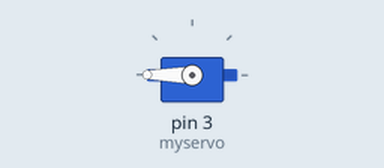
Recording of a sketch running on a simulated Arduino Uno, built with avr-gcc and run on an emulated ATmega328P. On the bench: servo.

Above: at 0.05 s.
Timing chart, 0 to 4.6 s (numbered marks = the images above):
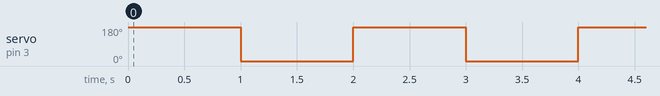

The sketch:

servotest.ino
```cpp
#include <Servo.h>

Servo myservo;

char user_input ;

void setup() {
  Serial.begin(9600);
  myservo.attach(3); // กำหนดขา 5 ของ Servo
}

void loop() {
  /*
  if (Serial.available()>0)
  {
    char select_mode = Serial.read();
    user_input = select_mode;
    if(select_mode != NULL)
      user_input = select_mode;
    else
      user_input = user_input;
  }

  Serial.println(user_input);
  delay(500);

  if (user_input == '0') // สั่งให้ Servo หมุนไปที่ 0 องศา
  {
    Serial.println("Servo 0 degree");
    myservo.write(0);
    delay(1000);
  }
  else if (user_input == '1') // สั่งให้ Servo หมุนไปที่ 45 องศา
  {
    Serial.println("Servo 45 degree");
    myservo.write(45);
    delay(1000);
  }
  else if (user_input == '2') // สั่งให้ Servo หมุนไปที่ 90 องศา
  {
    Serial.println("Servo 90 degree");
    myservo.write(90);
    delay(1000);
  }
  else if (user_input == '3') // สั่งให้ Servo หมุนไปที่ 135 องศา
  {
    Serial.println("Servo 135 degree");
    myservo.write(135);
    delay(1000);
  }
  else if (user_input == '4') // สั่งให้ Servo หมุนไปที่ 180 องศา
  {
    Serial.println("Servo 180 degree");
    myservo.write(180);
    delay(1000);
  }
*/
    myservo.write(180);
    delay(1000);
    myservo.write(0);
    delay(1000);

}
```

Measured:
- by itself, servo on pin 3 (myservo): alternates 180° for 1.0 s and 0° for 1.0 s
